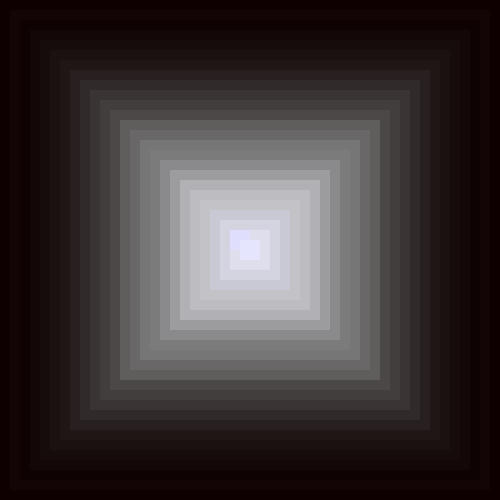
Frame 1 (no input)
Frame 60 (the mouse pressed at the canvas centre just before this capture): identical to frame 1, image omitted
Frame 120 (the mouse held since frame 60 and released just before this capture): identical to frame 1, image omitted

The Processing sketch that drew this single still picture (run headless with seeded random() and noise(); from frame 60 on, the mouse is pressed at the canvas centre):

// Processing sketch: processing_54431
// ── processing_54431.pde

void setup(){
  size (500,500);
}


void draw(){
noStroke();
 
  fill(15,0,0);
 rect(0,0,500,500); 
 
 fill(19,5,5);
 rect(10,10,480,480); 
 
  fill(23-8,10-8,10-8);
 rect(20,20,460,460); 
 
  fill(27-8,15-8,15-8);
 rect(30,30,440,440); 
 
   fill(31-8,20-8,20-8);
 rect(40,40,420,420); 
 
   fill(35-8,25-8,25-8);
 rect(50,50,400,400); 
 
   fill(39-8,30-8,30-8);
 rect(60,60,380,380); 
 
   fill(48-8,40-8,40-8);
 rect(70,70,360,360); 
 
   fill(57-8,50-8,50-8);
 rect(80,80,340,340); 
 
   fill(66-8,60-8,60-8);
 rect(90,90,320,320); 
 
   fill(75-8,70-8,70-8);
 rect(100,100,300,300); 
 
   fill(84-8,80-8,80-8);
 rect(110,110,280,280); 
 
    fill(103-7,100-7,100-7);
 rect(120,120,260,260); 
 
    fill(112-7,110-7,110-7);
 rect(130,130,240,240); 
 
    fill(126-7,125-7,125-7);
 rect(140,140,220,220);

   fill(130-7,130-7,131-7);
 rect(150,150,200,200);  
 
    fill(145-7,145-7,147-7);
 rect(160,160,180,180);

   fill(163-7,163-7,166-7);
 rect(170,170,160,160);

   fill(184-7,184-7,188-7);
 rect(180,180,140,140);  
 
    fill(195-7,195-7,200-7);
 rect(190,190,120,120);

   fill(201-7,201-7,206-7);
 rect(200,200,100,100);   
 
    fill(205-4,205-4,217-4);
 rect(210,210,80,80); 

   fill(215-3,215-3,228-3);
 rect(220,220,60,60);    
 
    fill(225-3,225-3,239-3);
 rect(230,230,40,40);

   fill(225-2,225-2,255-2);
 rect(230,230,20,20);
 
    fill(230-1,230-1,255-1);
 rect(240,240,20,20);    
  
 
}
